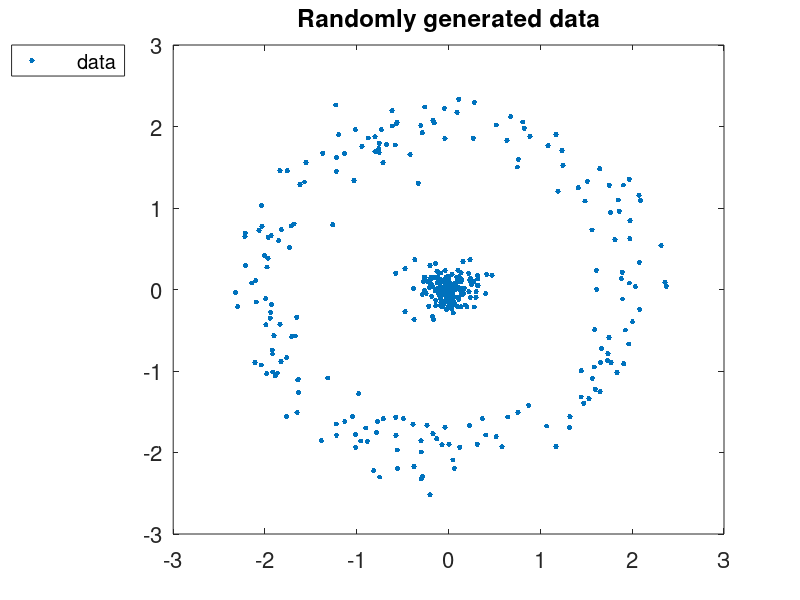

This chart was generated by the following MATLAB code: (Note: this script raises an error after producing the figure.)
%%%%%%%%%%%%%%%%%%%%%%%%%%%%%%%%%%%%%%%%%%%%%%%%%%%%%%%%%%%%%%%%%%%%%%%%
function CURE_find_representatives_using_hierarchical_clustering(N,sigma,distance)
%%%%%%%%%%%%%%%%%%%%%%%%%%%%%%%%%%%%%%%%%%%%%%%%%%%%%%%%%%%%%%%%%%%%%%%%
%% Demonstrate finding representatives for CURE using hierarchical
%% clustering. This example actually only does the Hierarchical
%% clustering step. In a real application this step would be done
%% on a small subset of the data, and then the a few representative
%% would be chosen from each cluster.
%% Eli Tziperman, APM120, 201604

%% generate data:
if nargin<1; N=200; end
if nargin<2; sigma=0.2; end
if nargin<3; distance='centroid'; end % other, more appropriate, option is 'single'

%% Generate data of two radial clusters:
rng(34567); % For reproducibility
r1=2+sigma*randn(1,N);
theta1=2*pi*randn(1,N);
r2=0+sigma*randn(1,N);
theta2=2*pi*randn(1,N);
% outside circlr:
x1=r1.*cos(theta1);
y1=r1.*sin(theta1);
% inside circle:
x2=r2.*cos(theta2);
y2=r2.*sin(theta2);
X=[x1,x2;y1,y2];

% label size on plots:
set(0,'defaulttextfontsize',16); set(0,'defaultaxesfontsize',16);

%% draw original data:
figure(1); clf
plot(X(1,:),X(2,:),'.','markersize',12);
if N<21;
  for ii=1:N
    text(X(1,ii)+0.05,X(2,ii),num2str(ii),'FontSize',20);
  end
end
legend('     data','Location','NorthWestOutside')
title('Randomly generated data');
pause

%% Calculate distances between all pairs of points:
Y = pdist(X','euclid'); 
distances=squareform(Y);
if 0
  figure(55); clf
  imagesc(distances); colorbar
  title('distances between all pairs of data points')
  pause
end

%% perform near-neighbor hierarchial clustering of all data:
% * Single linkage, also called nearest neighbor, uses the smallest ...
%   distance between objects in the two clusters: 
% * Centroid linkage uses the Euclidean distance between the centroids 
%   of the two clusters: 
Z = linkage(Y,distance); % distance is a string: 'single' or 'centroid'

figure(2); clf
dendrogram(Z);
box on
title('Dendrogram of hierarchical clustering results')
pause

kmax=5;
for k=1:kmax
  
  %% divide into requested number of clusters:
  idx = cluster(Z,'maxclust',k); 
  k=max(idx);
  
  %% draw calculated clusters:
  figure(3); clf
  color ='rgbcmyrgbcmyrgbcmyrgbcmy';
  marker='......xxxxxx++++++oooooo';
  for i=1:k
    plot(X(1,idx==i),X(2,idx==i),[color(i) marker(i)],'MarkerSize',12)
    hold on
  end
  % write legend:
  for i=1:k
    if i<10
      legends(i,:)=['Cluster ' num2str(i)];
    else
      legends(i,:)=['Cluster' num2str(i)];
    end
  end
  legend(legends,'Location','NorthWestOutside');
  title(sprintf('Cluster assignments, maxclust=%d',k));

  if 0
    %% save as pdf:
    set(gcf, 'PaperUnits', 'inches'); set(gcf, 'PaperSize', [5 4]);
    set(gcf, 'PaperPosition', [0 0 5 4]); % [left, bottom, width, height];
    saveas(gcf,sprintf('Output/CURE_distance=%s_k=%d.pdf',distance,k));
  end
  
  pause
end

end

